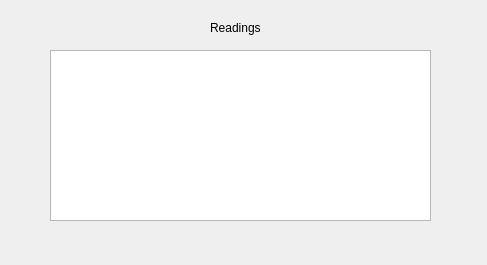
<?xml version="1.0" encoding="UTF-8"?>
<ui version="4.0">
 <class>MainWindow</class>
 <widget class="QMainWindow" name="MainWindow">
  <property name="geometry">
   <rect>
    <x>0</x>
    <y>0</y>
    <width>487</width>
    <height>265</height>
   </rect>
  </property>
  <property name="windowTitle">
   <string>MainWindow</string>
  </property>
  <widget class="QWidget" name="centralwidget">
   <widget class="QListWidget" name="listWidget">
    <property name="geometry">
     <rect>
      <x>50</x>
      <y>50</y>
      <width>381</width>
      <height>171</height>
     </rect>
    </property>
   </widget>
   <widget class="QLabel" name="label">
    <property name="geometry">
     <rect>
      <x>210</x>
      <y>20</y>
      <width>51</width>
      <height>16</height>
     </rect>
    </property>
    <property name="text">
     <string>Readings</string>
    </property>
   </widget>
  </widget>
 </widget>
 <resources/>
 <connections/>
</ui>
